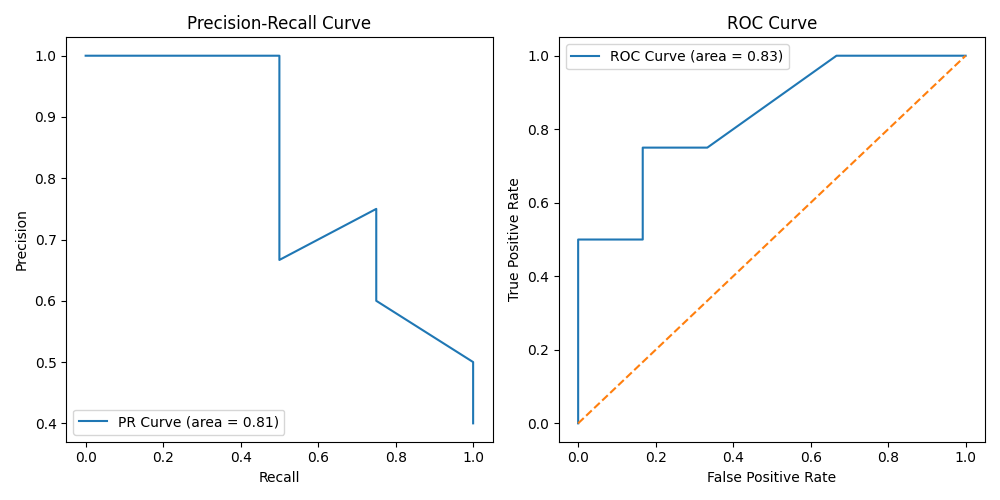

Recreate this plot in Python.
import numpy as np
from sklearn.metrics import precision_recall_curve, roc_curve, auc
import matplotlib.pyplot as plt

# 真实标签和预测得分
Y_true = np.array([1, 0, 0, 1, 0, 0, 1, 1, 0, 0])
Y_score = np.array([0.90, 0.40, 0.20, 0.60, 0.50, 0.40, 0.70, 0.40, 0.65, 0.35])

# 计算精确率和召回率（用于PR曲线）
precision, recall, _ = precision_recall_curve(Y_true, Y_score)

# 计算PR曲线下方的面积，即AUC
pr_auc = auc(recall, precision)

# 计算真正率和假正率（用于ROC曲线）
fpr, tpr, _ = roc_curve(Y_true, Y_score)

# 计算ROC曲线下方的面积，即AUC
roc_auc = auc(fpr, tpr)

# 绘制PR曲线
plt.figure(figsize=(10, 5))
plt.subplot(1, 2, 1)
plt.plot(recall, precision, label=f'PR Curve (area = {pr_auc:.2f})')
plt.xlabel('Recall')
plt.ylabel('Precision')
plt.title('Precision-Recall Curve')
plt.legend()

# 绘制ROC曲线
plt.subplot(1, 2, 2)
plt.plot(fpr, tpr, label=f'ROC Curve (area = {roc_auc:.2f})')
plt.plot([0, 1], [0, 1], linestyle='--')
plt.xlabel('False Positive Rate')
plt.ylabel('True Positive Rate')
plt.title('ROC Curve')
plt.legend()

plt.tight_layout()
plt.show()
